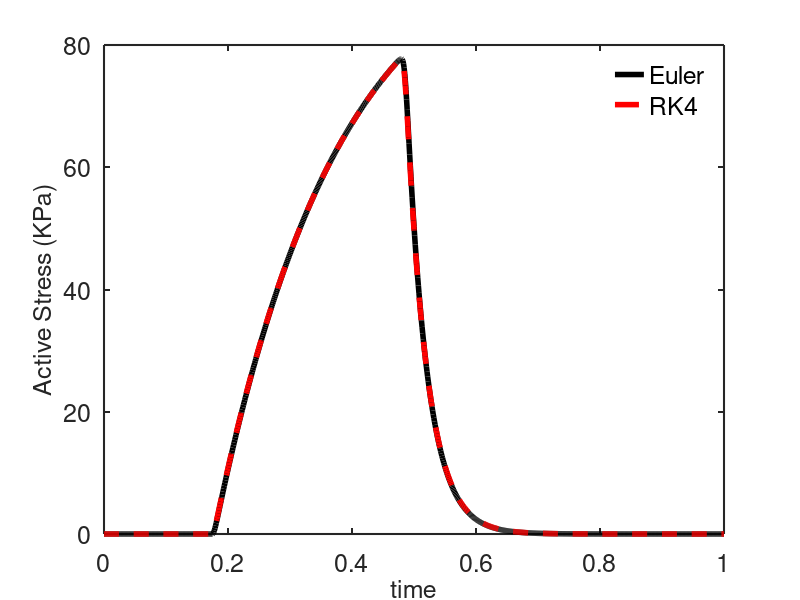

Write MATLAB code to recreate this figure.
clc;
clear;
close all;

% Ventricle
sigma_0 = 1e5;
t_sys   = 0.17;
t_dia   = 0.484;

% Atrium
% sigma_0 = 972.0;
% t_sys   = 0.07;
% t_dia   = 0.14;

gamma     = 0.005;
alpha_min = -30;
alpha_max = 5;

h  = 0.001;
t  = 0:h:1;
nt = length(t);

tau = zeros(2,nt);

%% Euler
for i = 1 : length(t)-1
    Sp = 1/2*(1+tanh((t(i)-t_sys)/gamma));
    Sn = 1/2*(1-tanh((t(i)-t_dia)/gamma));
    f = Sp.*Sn;
    a = alpha_max*f + alpha_min*(1-f);
    k1 = -abs(a)*tau(1,i) + sigma_0*max(0,a);
    tau(1,i+1) = tau(1,i) + h*k1;
end

%% Runge-Kuta
for i = 1 : length(t)-1
    Sp = 1/2*(1+tanh((t(i)-t_sys)/gamma));
    Sn = 1/2*(1-tanh((t(i)-t_dia)/gamma));
    f = Sp.*Sn;
    a = alpha_max*f + alpha_min*(1-f);
    k1 = -abs(a)*tau(2,i) + sigma_0*max(0,a);

    Sp = 1/2*(1+tanh((t(i)+0.5*h-t_sys)/gamma));
    Sn = 1/2*(1-tanh((t(i)+0.5*h-t_dia)/gamma));
    f = Sp.*Sn;
    a = alpha_max*f + alpha_min*(1-f);
    k2 = -abs(a)*(tau(2,i) + 0.5*h*k1) + sigma_0*max(0,a);

    Sp = 1/2*(1+tanh((t(i)+0.5*h-t_sys)/gamma));
    Sn = 1/2*(1-tanh((t(i)+0.5*h-t_dia)/gamma));
    f = Sp.*Sn;
    a = alpha_max*f + alpha_min*(1-f);
    k3 = -abs(a)*(tau(2,i) + 0.5*h*k2) + sigma_0*max(0,a);

    Sp = 1/2*(1+tanh((t(i)+h-t_sys)/gamma));
    Sn = 1/2*(1-tanh((t(i)+h-t_dia)/gamma));
    f = Sp.*Sn;
    a = alpha_max*f + alpha_min*(1-f);
    k4 = -abs(a)*(tau(2,i) + h*k3) + sigma_0*max(0,a);
    tau(2,i+1) = tau(2,i) + 1/6*h*(k1 + 2*k2 + 2*k3 + k4);
end

%% Plot
lineWidth = 2.5;
axesFont  = 18;
axesWidth = 1.5;

figure('units','normalized','outerposition',[0.05 0.08 0.25 0.4]);
plot(t, tau(1,:)./1000.0,'k', 'LineWidth',4)
hold on
plot(t, tau(2,:)./1000.0,'r--', 'LineWidth',4)
hold off

set(gca,'FontSize',axesFont,'LineWidth',axesWidth);
xlabel('time','FontSize',axesFont);
ylabel('Active Stress (KPa)','FontSize',axesFont);
legend('Euler','RK4','FontSize',axesFont,'Location','northeast');
legend('boxoff');

%lb = linspace(1,length(t),501);
%plot(t(lb), tau(lb),'k','LineWidth',4)


%writematrix([length(lb), 256; [t(lb)', tau(lb)'*10]],'stress.dat','Delimiter',',')

